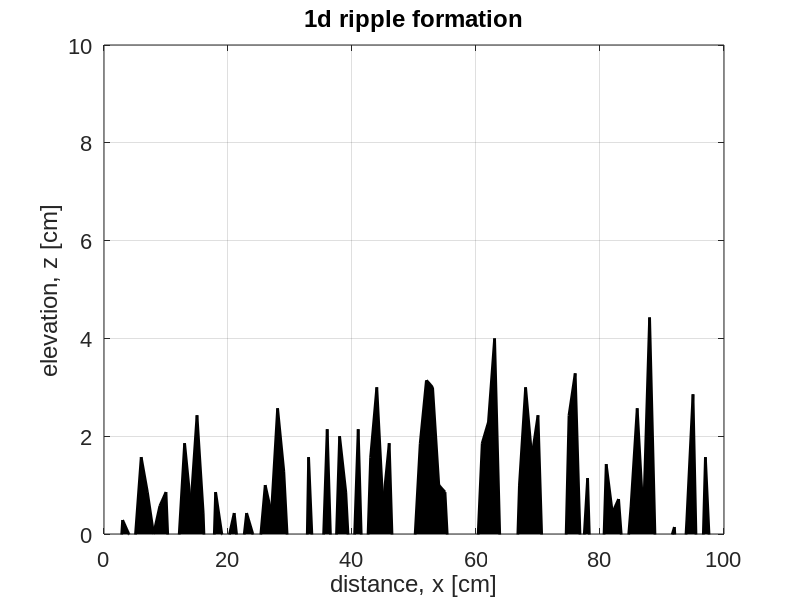

Source code (MATLAB):
%% code to simmulate the ordering of sand tracjetories into ripples
% 1d ripples vanilla

clear global
clearvars
figure(1)
clf

%% parameters used

step = 200; % choose the array lengths
font = 16;  % choses font size
d = 0.001; % grain size of the sand
porosity = 0.30; % porosity of the sand

%% initialize arrays

% x array
bin = 10*d; % bin size, also known as 'dx'
x_min = 0;
x_max = 1; % meter
x = x_min:bin:x_max;

% z array
z = zeros(size(x)); % zero and linear initial topogrpahy
bins = (z*bin)/(d^2); 

% time array
dt = 0.1; 
tmax = 1000; 
t = 0:dt:tmax;

% particle trajectory
alpha = 10; % impact angle
tan_alpha = tand(alpha); % tangent of impact angle
position = ((tan_alpha)*x_max);
N = 10; % rate of the gun's firing, basically a correction variable
splash = 4; % how much splashing happens?
v_splash = 0.1;  % splash velocity? of 1/10th of a meter per second

% plotting controls
i_max = length(x);
n_plots = step; % how many plots?
t_plot = tmax/n_plots;

%% run loops
for i = 1:length(t) 
    flux=(tan_alpha*x)+rand(1)*position;
         sub=find(flux<z);
    if isempty(sub)==1
        impact = 1+floor(i_max*rand(1));
    else
        impact = sub(1); 
    end    
    bins(impact) = bins(impact)-splash;
       bins(max(1,mod(impact+splash,i_max)))=bins(max(1,mod(impact+splash,i_max)))+splash; 
    z = N*bins*(d^2)/(4*(1-porosity)*bin); % update z
        z(1) = z(end); % fixes the B.C.
if  (rem(t(i),t_plot)==0)
        figure(1)
        fill(x*100,z*100,'k','linewidth',2); % plot topography
        axis([0 x_max*100 0 10])
        grid on
        xlabel('distance, x [cm]','fontsize',font,'fontname','arial')
        ylabel('elevation, z [cm]','fontsize',font,'fontname','arial')
        set(gca,'fontsize',font,'fontname','arial')
        title('1d ripple formation')
        drawnow
        pause(0.01)
        
end
end
